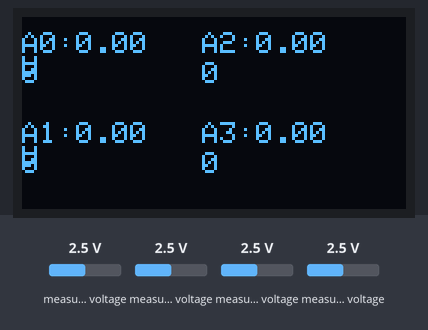
Simulated run of this sketch. Board: Arduino Uno, built with avr-gcc and run on an emulated ATmega328P. Parts: 128×64 one-colour display. The test bench sets the inputs (shaded band); at power-on: measured voltage 2.5 V. What the sketch prints to the serial monitor is not drawn.

Above: at 0.7 s.

The sketch:

singleended-mod.ino
```cpp
#include <Wire.h>
#include <Adafruit_GFX.h>
#include <Adafruit_SSD1306.h>
#include <Fonts/FreeSansBold9pt7b.h>

#include <Adafruit_ADS1X15.h>
#define ADS1115_ADDR_SDA 0x4A
Adafruit_ADS1115 ads;

#define SCREEN_WIDTH 128
#define SCREEN_HEIGHT 64

Adafruit_SSD1306 display(SCREEN_WIDTH, SCREEN_HEIGHT, &Wire, -1);

void setup() {
  Serial.begin(115200);
  Serial.println("START MEASURE!");

  ads.setGain(GAIN_TWO);      // 8x gain   +/- 0.512V  1 bit = 0.25mV   0.015625mV

  while (!ads.begin(0x4A)) {
    Serial.println("Failed to initialize ADS.");
  }

  if(!display.begin(SSD1306_SWITCHCAPVCC, 0x3C)){
    Serial.println(F("SSD1306 allocation failed"));
    for(;;);
  }

  delay(500);
  display.clearDisplay();
  display.setTextSize(1);
  display.setTextColor(WHITE);
}

void loop(){
  int16_t adc0, adc1, adc2, adc3;
  float volts0, volts1, volts2, volts3;

  adc0 = ads.readADC_SingleEnded(0);
  volts0 = ads.computeVolts(adc0);
  adc1 = ads.readADC_SingleEnded(1);
  volts1 = ads.computeVolts(adc1);
  adc2 = ads.readADC_SingleEnded(2);
  volts2 = ads.computeVolts(adc2);
  adc3 = ads.readADC_SingleEnded(3);
  volts3 = ads.computeVolts(adc3);

  Serial.println("-----------------------------------------------------------");
  Serial.print("AIN0: "); Serial.println(adc0);
  Serial.print("V0: "); Serial.println(volts0);
  Serial.print("AIN1: "); Serial.println(adc1);
  Serial.print("V1: "); Serial.println(volts1);
  Serial.print("AIN2: "); Serial.println(adc2);
  Serial.print("V2: "); Serial.println(volts2);
  Serial.print("AIN3: "); Serial.println(adc3);
  Serial.print("V3: "); Serial.println(volts3);

  display.clearDisplay();
  display.setCursor(0,5); display.print("A0:");display.println(volts0);display.println("V ");
  display.setCursor(0,15);display.println(adc0);
  display.setCursor(0,35); display.print("A1:");display.println(volts1);display.println("V ");
  display.setCursor(0,45);display.println(adc1);

  display.setCursor(60,5); display.print("A2:");display.println(volts2);display.println("V ");
  display.setCursor(60,15);display.println(adc2);
  display.setCursor(60,35); display.print("A3:");display.println(volts3);display.println("V ");
  display.setCursor(60,45);display.println(adc3);

  display.display();

  delay(500);
}
```
